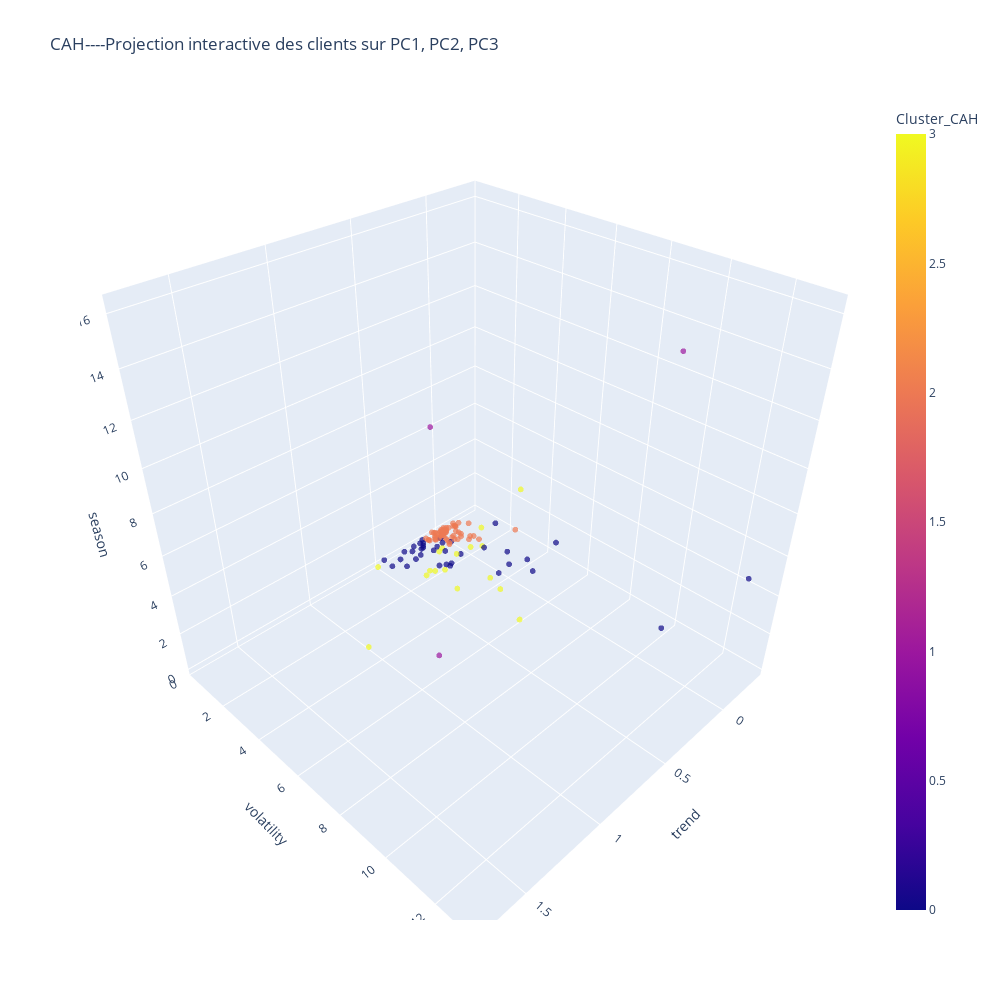

Notebook source saved alongside this figure:
### Code cell
fig = px.scatter_3d(
    X, x='trend', y='volatility', z='season',
    color='Cluster_CAH',
    title="CAH----Projection interactive des clients sur PC1, PC2, PC3",
    opacity=0.7,
    width=1000, height=1000,
)

# Fixer la taille des points ici
fig.update_traces(marker=dict(size=2))

fig.show()
